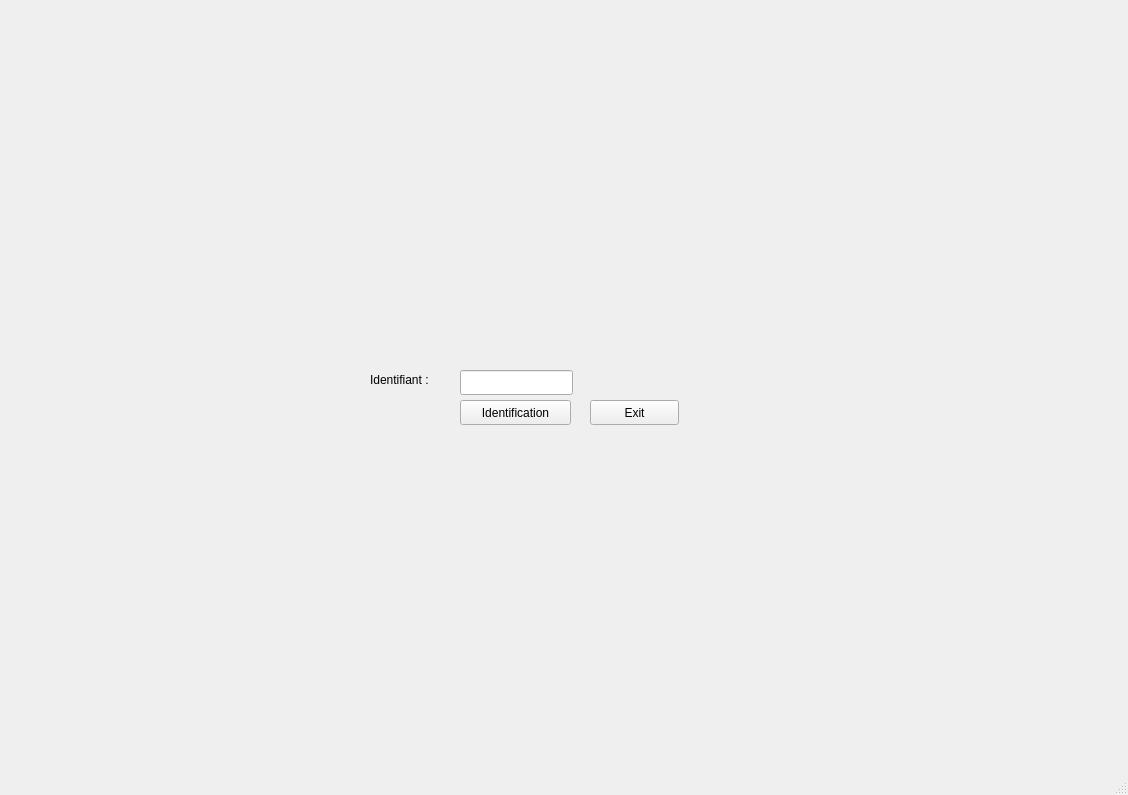
<?xml version="1.0" encoding="UTF-8"?>
<ui version="4.0">
 <class>MainWindow</class>
 <widget class="QMainWindow" name="MainWindow">
  <property name="geometry">
   <rect>
    <x>0</x>
    <y>0</y>
    <width>1128</width>
    <height>795</height>
   </rect>
  </property>
  <property name="windowTitle">
   <string>MainWindow</string>
  </property>
  <widget class="QWidget" name="centralwidget">
   <widget class="QStackedWidget" name="stackedWidget">
    <property name="geometry">
     <rect>
      <x>0</x>
      <y>0</y>
      <width>1121</width>
      <height>751</height>
     </rect>
    </property>
    <widget class="QWidget" name="Menu_Identification">
     <widget class="QPushButton" name="pushButtonIdentification">
      <property name="geometry">
       <rect>
        <x>460</x>
        <y>400</y>
        <width>111</width>
        <height>25</height>
       </rect>
      </property>
      <property name="text">
       <string>Identification</string>
      </property>
     </widget>
     <widget class="QPushButton" name="pushButtonExit">
      <property name="geometry">
       <rect>
        <x>590</x>
        <y>400</y>
        <width>89</width>
        <height>25</height>
       </rect>
      </property>
      <property name="text">
       <string>Exit</string>
      </property>
     </widget>
     <widget class="QLabel" name="labelIdentifiant">
      <property name="geometry">
       <rect>
        <x>370</x>
        <y>370</y>
        <width>101</width>
        <height>20</height>
       </rect>
      </property>
      <property name="text">
       <string>Identifiant : </string>
      </property>
     </widget>
     <widget class="QLineEdit" name="lineEditIdentifiant">
      <property name="geometry">
       <rect>
        <x>460</x>
        <y>370</y>
        <width>113</width>
        <height>25</height>
       </rect>
      </property>
     </widget>
    </widget>
    <widget class="QWidget" name="Menu_Principal"/>
    <widget class="QWidget" name="Menu_Bibliotheque"/>
    <widget class="QWidget" name="Menu_Image"/>
    <widget class="QWidget" name="Menu_Traitement"/>
   </widget>
  </widget>
  <widget class="QMenuBar" name="menubar">
   <property name="geometry">
    <rect>
     <x>0</x>
     <y>0</y>
     <width>1128</width>
     <height>22</height>
    </rect>
   </property>
  </widget>
  <widget class="QStatusBar" name="statusbar"/>
 </widget>
 <resources/>
 <connections/>
</ui>
